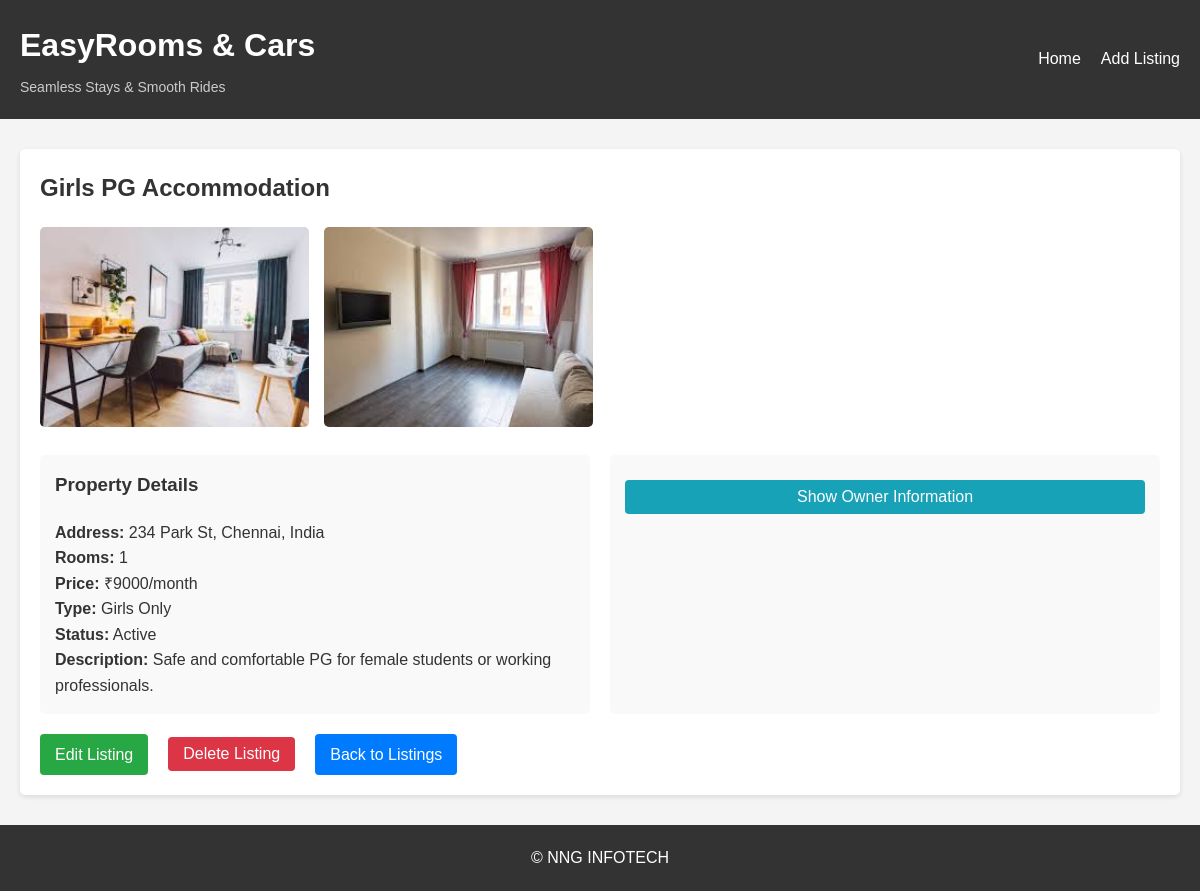
/listing/4, run on the app's committed database.
### app.py (models this page shows)
class Listing(db.Model):
    id = db.Column(db.String(36), primary_key=True)
    title = db.Column(db.String(100), nullable=False)
    address = db.Column(db.String(200), nullable=False)
    rooms = db.Column(db.Integer, nullable=False)
    price = db.Column(db.Integer, nullable=False)
    price_type = db.Column(db.String(10), default='month')  # 'month' or 'day'
    description = db.Column(db.Text, nullable=False)
    owner_name = db.Column(db.String(100), nullable=False)
    owner_email = db.Column(db.String(100), nullable=False)
    owner_phone = db.Column(db.String(20), nullable=False)
    status = db.Column(db.String(20), nullable=False)
    type = db.Column(db.String(20), nullable=False)
    created_at = db.Column(db.DateTime, default=datetime.utcnow)
    updated_at = db.Column(db.DateTime, default=datetime.utcnow, onupdate=datetime.utcnow)
    images = db.relationship('Image', backref='listing', lazy=True, cascade="all, delete-orphan")
    def to_dict(self):
        return {
            'id': self.id,
            'title': self.title,
            'address': self.address,
            'rooms': self.rooms,
            'price': self.price,
            'price_type': self.price_type,
            'description': self.description,
            'owner_name': self.owner_name,
            'owner_email': self.owner_email,
            'owner_phone': self.owner_phone,
            'status': self.status,
            'type': self.type,
            'images': [image.filename for image in self.images]
        }

class Image(db.Model):
    id = db.Column(db.Integer, primary_key=True)
    filename = db.Column(db.String(255), nullable=False)
    listing_id = db.Column(db.String(36), db.ForeignKey('listing.id'), nullable=False)
    created_at = db.Column(db.DateTime, default=datetime.utcnow)

### app.py (the view)
@app.route('/listing/<listing_id>')
def listing_detail(listing_id):
    listing = Listing.query.get_or_404(listing_id)
    return render_template('listing_detail.html', listing=listing.to_dict())

### templates/listing_detail.html (shortened to what this page needs)
{% extends 'base.html' %}
{% block content %}
    <div class="listing-detail">
        <h2>{{ listing.title }}</h2>
        <div class="image-gallery">
            {% for image in listing.images %}
                <div class="gallery-image">
                    <img src="{{ url_for('static', filename='uploads/' + image) }}" alt="{{ listing.title }}">
                </div>
            {% endfor %}
        </div>
        <div class="listing-info">
            <div class="info-section">
                <h3>Property Details</h3>
                <p><strong>Address:</strong> {{ listing.address }}</p>
                <p><strong>Rooms:</strong> {{ listing.rooms }}</p>
                <p><strong>Price:</strong> ₹{{ listing.price }}{% if listing.price_type == 'day' %}/day{% else %}/month{% endif %}</p>
                <p><strong>Type:</strong> {{ listing.type }}</p>
                <p><strong>Status:</strong> {{ listing.status }}</p>
                <p><strong>Description:</strong> {{ listing.description }}</p>
            </div>
            <div class="info-section">
                <button id="ownerInfoBtn" class="btn btn-info">Show Owner Information</button>
            </div>
        </div>
        <div class="action-buttons">
            <a href="{{ url_for('edit_listing', listing_id=listing.id) }}" class="btn btn-edit">Edit Listing</a>
            <form method="POST" action="{{ url_for('delete_listing', listing_id=listing.id) }}" class="delete-form" onsubmit="return confirm('Are you sure you want to delete this listing?');">
                <button type="submit" class="btn btn-delete">Delete Listing</button>
            </form>
            <a href="{{ url_for('index') }}" class="btn">Back to Listings</a>
        </div>
    </div>
{% endblock %}

### static/css/style.css (style rules this page uses)
* { box-sizing: border-box; margin: 0; padding: 0; }
body { font-family: Arial, sans-serif; line-height: 1.6; color: #333; background-color: #f4f4f4; }
h1, h2, h3 { margin-bottom: 20px; }
a { text-decoration: none; color: #333; }
.btn { display: inline-block; background-color: #007bff; color: #fff; padding: 8px 15px; border: none; border-radius: 4px; cursor: pointer; font-size: 16px; margin-right: 10px; }
.btn-edit { background-color: #28a745; }
.btn-delete { background-color: #dc3545; }
.btn-info { background-color: #17a2b8; width: 100%; margin-top: 10px; }
.listing-detail { background-color: #fff; border-radius: 5px; box-shadow: 0 2px 5px rgba(0, 0, 0, 0.1); padding: 20px; margin-bottom: 30px; }
.image-gallery { display: grid; grid-template-columns: repeat(auto-fill, minmax(250px, 1fr)); gap: 15px; margin-bottom: 20px; }
.gallery-image img { width: 100%; height: 200px; object-fit: cover; border-radius: 5px; }
.listing-info { display: grid; grid-template-columns: 1fr 1fr; gap: 20px; margin-bottom: 20px; }
.info-section { background-color: #f9f9f9; padding: 15px; border-radius: 5px; }
.action-buttons { margin-top: 20px; display: flex; gap: 10px; align-items: center; }
.delete-form { display: inline; }

### data on the page
Listing: title "Girls PG Accommodation", address "234 Park St, Chennai, India", price "9000", type "Girls Only", status "Active", description "Safe and comfortable PG for female students or working professionals."
Image: filename (picture)
Image: filename (picture)

### other printed values
{{ listing.rooms }} "1"
